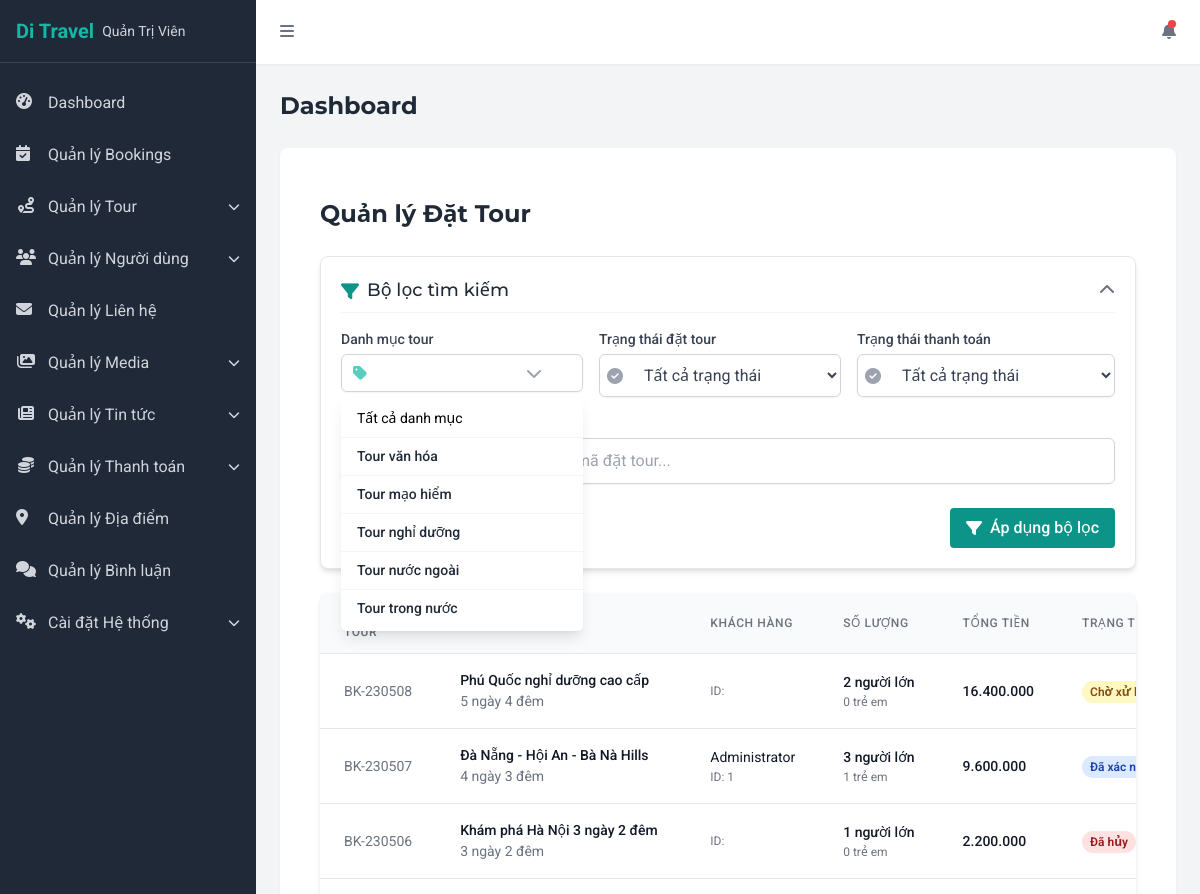
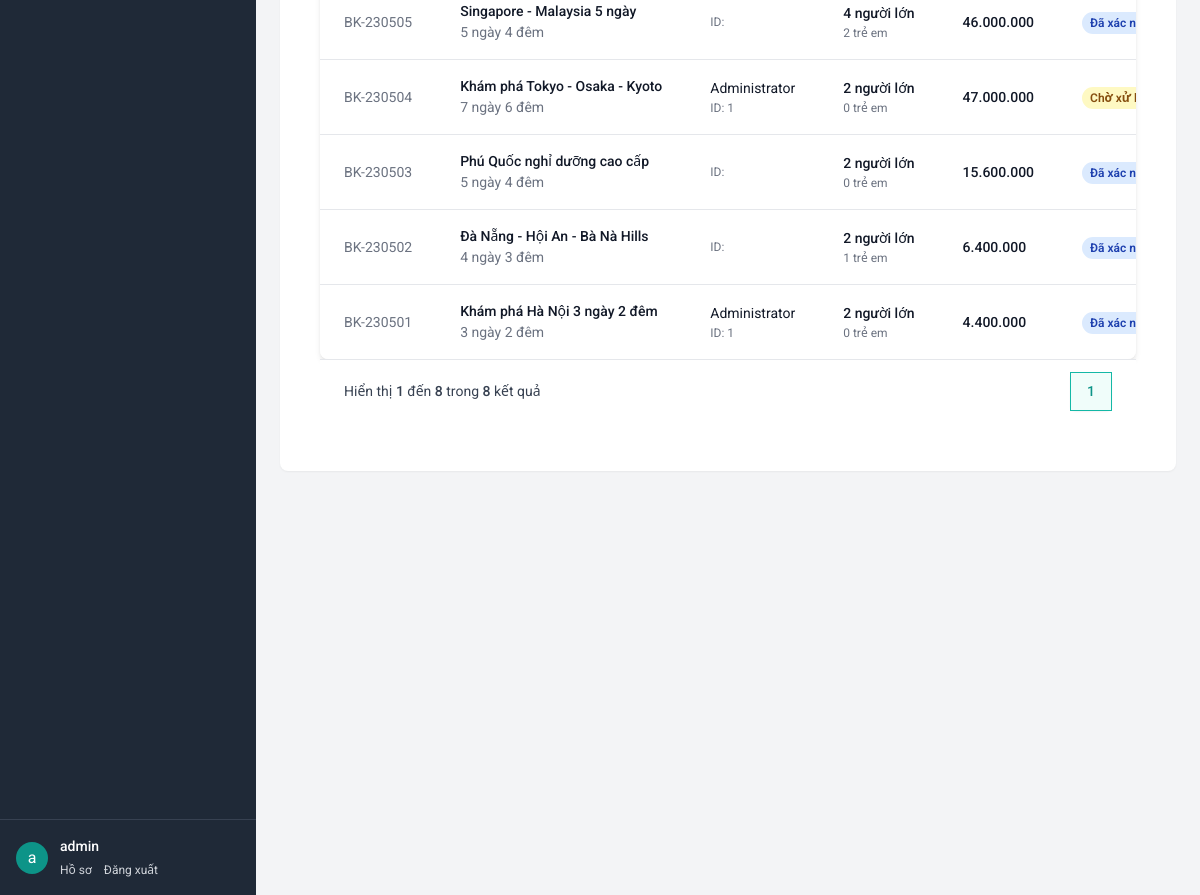
Screenshot of /admin/bookings (signed in) with the database file from the repository (2 pictures, top to bottom).
### tables this page shows
CREATE TABLE IF NOT EXISTS `tour_categories` (
  `id` INT AUTO_INCREMENT PRIMARY KEY,
  `name` VARCHAR(100) NOT NULL,
  `slug` VARCHAR(120) NOT NULL UNIQUE,
  `description` TEXT,
  `image` VARCHAR(255),
  `parent_id` INT,
  `status` ENUM('active', 'inactive') DEFAULT 'active',
  `created_at` TIMESTAMP DEFAULT CURRENT_TIMESTAMP,
  `updated_at` TIMESTAMP DEFAULT CURRENT_TIMESTAMP ON UPDATE CURRENT_TIMESTAMP,
  FOREIGN KEY (`parent_id`) REFERENCES `tour_categories` (`id`) ON DELETE SET NULL
);

CREATE TABLE IF NOT EXISTS `bookings` (
  `id` INT AUTO_INCREMENT PRIMARY KEY,
  `booking_number` VARCHAR(50) NOT NULL UNIQUE,
  `user_id` INT,
  `tour_id` INT NOT NULL,
  `tour_date_id` INT,
  `adults` INT NOT NULL DEFAULT 1,
  `children` INT DEFAULT 0,
  `total_price` DECIMAL(10,2) NOT NULL,
  `status` ENUM('pending', 'confirmed', 'paid', 'cancelled', 'completed') DEFAULT 'pending',
  `payment_status` ENUM('pending', 'paid', 'refunded', 'failed') DEFAULT 'pending',
  `payment_method` VARCHAR(50),
  `transaction_id` VARCHAR(255),
  `special_requirements` TEXT,
  `cancellation_data` JSON DEFAULT NULL,
  `created_at` TIMESTAMP DEFAULT CURRENT_TIMESTAMP,
  `updated_at` TIMESTAMP DEFAULT CURRENT_TIMESTAMP ON UPDATE CURRENT_TIMESTAMP,
  FOREIGN KEY (`user_id`) REFERENCES `users` (`id`) ON DELETE SET NULL,
  FOREIGN KEY (`tour_id`) REFERENCES `tours` (`id`) ON DELETE CASCADE,
  FOREIGN KEY (`tour_date_id`) REFERENCES `tour_dates` (`id`) ON DELETE SET NULL
);

CREATE TABLE IF NOT EXISTS `tours` (
  `id` INT AUTO_INCREMENT PRIMARY KEY,
  `title` VARCHAR(255) NOT NULL,
  `slug` VARCHAR(255) NOT NULL UNIQUE,
  `description` TEXT,
  `content` LONGTEXT,
  `duration` VARCHAR(50),
  `group_size` VARCHAR(50),
  `price` DECIMAL(10,2) NOT NULL,
  `sale_price` DECIMAL(10,2),
  `category_id` INT,
  `location_id` INT,
  `departure_location_id` INT,
  `included` TEXT,
  `excluded` TEXT,
  `itinerary` JSON,
  `meta_title` VARCHAR(255),
  `meta_description` TEXT,
  `status` ENUM('active', 'inactive', 'draft') DEFAULT 'active',
  `featured` BOOLEAN DEFAULT FALSE,
  `views` INT DEFAULT 0,
  `created_by` INT NOT NULL,
  `updated_by` INT,
  `created_at` TIMESTAMP DEFAULT CURRENT_TIMESTAMP,
  `updated_at` TIMESTAMP DEFAULT CURRENT_TIMESTAMP ON UPDATE CURRENT_TIMESTAMP,
  FOREIGN KEY (`category_id`) REFERENCES `tour_categories` (`id`) ON DELETE SET NULL,
  FOREIGN KEY (`location_id`) REFERENCES `locations` (`id`) ON DELETE SET NULL,
  FOREIGN KEY (`departure_location_id`) REFERENCES `locations` (`id`) ON DELETE SET NULL,
  FOREIGN KEY (`created_by`) REFERENCES `users` (`id`),
  FOREIGN KEY (`updated_by`) REFERENCES `users` (`id`) ON DELETE SET NULL
);

CREATE TABLE IF NOT EXISTS `users` (
  `id` INT AUTO_INCREMENT PRIMARY KEY,
  `username` VARCHAR(50) NOT NULL UNIQUE,
  `email` VARCHAR(100) NOT NULL UNIQUE,
  `password` VARCHAR(255) NOT NULL,
  `full_name` VARCHAR(100),
  `phone` VARCHAR(20),
  `address` TEXT,
  `avatar` VARCHAR(255),
  `role_id` INT NOT NULL,
  `status` ENUM('active', 'inactive', 'banned') DEFAULT 'active',
  `email_verified` BOOLEAN DEFAULT FALSE,
  `verification_token` VARCHAR(255),
  `reset_token` VARCHAR(255),
  `reset_token_expires` DATETIME,
  `last_login` DATETIME,
  `created_at` TIMESTAMP DEFAULT CURRENT_TIMESTAMP,
  `updated_at` TIMESTAMP DEFAULT CURRENT_TIMESTAMP ON UPDATE CURRENT_TIMESTAMP,
  FOREIGN KEY (`role_id`) REFERENCES `roles` (`id`)
);

### app/views/admin/booking/index.php (the view, shortened to what the rows shown need)
<div class="content-wrapper">
  <div class="mx-auto py-6 px-4">
    <div class="flex justify-between items-center mb-6">
      <h1 class="text-2xl font-bold text-gray-800">Quản lý Đặt Tour</h1>
    </div>
    <div class="bg-white p-5 rounded-lg shadow-md mb-6 border border-gray-200">
      <div class="flex justify-between items-center mb-4 pb-2 border-b border-gray-100">
        <h3 class="text-lg font-medium text-gray-800 flex items-center">
          <i class="fas fa-filter text-teal-600 mr-2"></i> Bộ lọc tìm kiếm
        </h3>
        <button type="button" id="toggle-filter"
          class="text-gray-500 hover:text-teal-600 focus:outline-none transition-colors duration-150">
          <i class="fas fa-chevron-up"></i>
        </button>
      </div>
      <div id="filter-content">
        <form action="<?= UrlHelper::route('admin/bookings') ?>" method="GET"
          class="grid grid-cols-1 md:grid-cols-3 gap-4">
          <div class="col-span-1">
            <label for="tour_category" class="block text-sm font-medium text-gray-700 mb-1">
              Danh mục tour
            </label>
            <div class="relative" x-data="{ open: false, selected: '<?= $filters['tour_category'] ?? '' ?>' }">
              <button type="button" @click="open = !open"
                class="w-full flex items-center justify-between rounded-md border border-gray-300 shadow-sm focus:border-teal-500 focus:ring-2 focus:ring-teal-500 focus:ring-opacity-30 pl-10 pr-10 py-2.5 text-gray-700 bg-white hover:border-gray-400 transition-all duration-200">
                <i class="fas fa-chevron-down text-gray-400" :class="{ 'transform rotate-180': open }"></i>
              </button>
              <div class="absolute inset-y-0 left-0 pl-3 flex items-center pointer-events-none">
              </div>
              <div x-show="open" @click.away="open = false"
                class="absolute z-10 mt-1 w-full bg-white shadow-lg max-h-60 rounded-md py-1 overflow-auto scrollbar scrollbar-thin scrollbar-thumb-gray-300 scrollbar-track-gray-100"
                x-transition:enter="transition ease-out duration-100"
                x-transition:enter-start="transform opacity-0 scale-95"
                x-transition:enter-end="transform opacity-100 scale-100"
                x-transition:leave="transition ease-in duration-75"
                x-transition:leave-start="transform opacity-100 scale-100"
                x-transition:leave-end="transform opacity-0 scale-95">
                <div @click="selected = ''; open = false" class="px-4 py-2 text-sm hover:bg-gray-100 cursor-pointer">
                  Tất cả danh mục
                </div>
                <?php foreach ($parentCategories as $parent): ?>
                  <div @click="selected = '<?= $parent['id'] ?>'; open = false"
                    class="px-4 py-2 text-sm hover:bg-gray-100 cursor-pointer font-medium text-gray-800 border-t border-gray-100"
                    data-value="<?= $parent['id'] ?>">
                    <?= htmlspecialchars($parent['name']) ?>
                  </div>
                <?php endforeach; ?>
              </div>
            </div>
          </div>
          <div class="col-span-1">
            <label for="status" class="block text-sm font-medium text-gray-700 mb-1">
              Trạng thái đặt tour
            </label>
            <div class="relative">
              <select id="status" name="status"
                class="w-full rounded-md border border-gray-300 shadow-sm focus:border-teal-500 focus:ring-2 focus:ring-teal-500 focus:ring-opacity-30 pl-10 pr-10 py-2.5 text-gray-700 placeholder-gray-400 hover:border-gray-400 transition-all duration-200 bg-white bg-opacity-95">
                <option value="">Tất cả trạng thái</option>
              </select>
              <div class="absolute inset-y-0 left-0 pl-2 flex items-center pointer-events-none">
              </div>
            </div>
          </div>
          <div class="col-span-2">
            <label for="status" class="block text-sm font-medium text-gray-700 mb-1">
              Trạng thái thanh toán
            </label>
            <div class="relative">
              <select id="payment_status" name="payment_status"
                class="w-full rounded-md border border-gray-300 shadow-sm focus:border-teal-500 focus:ring-2 focus:ring-teal-500 focus:ring-opacity-30 pl-10 pr-10 py-2.5 text-gray-700 placeholder-gray-400 hover:border-gray-400 transition-all duration-200 bg-white bg-opacity-95">
                <option value="">Tất cả trạng thái</option>
              </select>
              <div class="absolute inset-y-0 left-0 pl-2 flex items-center pointer-events-none">
              </div>
            </div>
          </div>
          <div class="col-span-4">
            <label for="search" class="block text-sm font-medium text-gray-700 mb-1">
            </label>
            <div class="relative">
              <input type="text" id="search" name="search" value="<?= htmlspecialchars($filters['search'] ?? '') ?>"
                placeholder="Nhập tên khách hàng hoặc mã đặt tour..."
                class="w-full rounded-md border border-gray-300 shadow-sm focus:border-teal-500 focus:ring-2 focus:ring-teal-500 focus:ring-opacity-30 pl-10 pr-10 py-2.5 text-gray-700 placeholder-gray-400 hover:border-gray-400 transition-all duration-200 bg-white bg-opacity-95">
              <div class="absolute inset-y-0 left-0 pl-3 flex items-center pointer-events-none">
              </div>
            </div>
          </div>
          <div class="col-span-4 flex justify-end space-x-2 mt-2">
            <button type="submit"
              class="bg-teal-600 hover:bg-teal-700 text-white font-medium py-2 px-4 rounded transition-colors duration-150 flex items-center">
              <i class="fas fa-filter mr-2"></i> Áp dụng bộ lọc
            </button>
          </div>
        </form>
      </div>
    </div>
    <div class="bg-white shadow-md rounded-lg overflow-hidden w-full">
      <div class="overflow-x-auto">
        <table class="booking-table min-w-full divide-y divide-gray-200">
          <thead class="bg-gray-50">
            <tr>
              <th scope="col" class="px-6 py-3 text-left text-xs font-medium text-gray-500 uppercase tracking-wider">
                Mã đặt tour
              </th>
              <th scope="col" class="px-6 py-3 text-left text-xs font-medium text-gray-500 uppercase tracking-wider">
              </th>
              <th scope="col" class="px-6 py-3 text-left text-xs font-medium text-gray-500 uppercase tracking-wider">
                Khách hàng
              </th>
              <th scope="col" class="px-6 py-3 text-left text-xs font-medium text-gray-500 uppercase tracking-wider">
                Số lượng
              </th>
              <th scope="col" class="px-6 py-3 text-left text-xs font-medium text-gray-500 uppercase tracking-wider">
                Tổng tiền
              </th>
              <th scope="col" class="px-6 py-3 text-left text-xs font-medium text-gray-500 uppercase tracking-wider">
                Trạng thái
              </th>
            </tr>
          </thead>
          <tbody class="bg-white divide-y divide-gray-200">
            <?php foreach ($bookings['items'] as $item): ?>
              <tr>
                <td class="px-6 py-4 whitespace-nowrap text-sm text-gray-500">
                  <?= $item["booking_number"] ?>
                </td>
                <td class="px-6 py-4 whitespace-nowrap">
                  <div class="text-sm font-medium text-gray-900"><?= $item["tour_title"] ?></div>
                  <div class="text-sm text-gray-500"><?= $item["duration"] ?></div>
                </td>
                <td class="px-6 py-4 whitespace-nowrap">
                  <div class="text-sm text-gray-900"><?= $item["customer_name"] ?></div>
                  <div class="text-xs text-gray-500">ID: <?= $item["customer_id"] ?></div>
                </td>
                <td class="px-6 py-4 whitespace-nowrap">
                  <div class="text-sm font-medium text-gray-900"><?= $item["adults"] ?> người lớn</div>
                  <div class="text-xs text-gray-500"><?= $item["children"] ?> trẻ em</div>
                </td>
                <td class="px-6 py-4 whitespace-nowrap">
                  <div class="text-sm font-medium text-gray-900"><?= FormatHelper::formatCurrency($item["tour_price"]) ?>
                  </div>
                </td>
                <td class="px-6 py-4 whitespace-nowrap">
                  <?= renderBookingStatus($item["booking_status"]) ?>
                </td>
              </tr>
            <?php endforeach; ?>
          </tbody>
        </table>
      </div>
    </div>
    <div class="bg-white px-4 py-3 flex items-center justify-between border-t border-gray-200 sm:px-6">
      <div class="hidden sm:flex-1 sm:flex sm:items-center sm:justify-between">
        <div>
          <p class="text-sm text-gray-700">
            Hiển thị
            <span class="font-medium"><?= $bookings['pagination']['from'] ?></span>
            đến
            <span class="font-medium"><?= $bookings['pagination']['to'] ?></span>
            trong
            <span class="font-medium"><?= $bookings['pagination']['total'] ?></span>
            kết quả
          </p>
        </div>
        <div>
          <nav class="relative z-0 inline-flex rounded-md shadow-sm -space-x-px" aria-label="Pagination">
            <?php for ($i = 1; $i <= $bookings['pagination']['total_pages']; $i++): ?>
              <a href="<?= UrlHelper::route('admin/bookings?page=' . $i) ?>" class="relative inline-flex items-center px-4 py-2 border text-sm font-medium
              <?= (int)$i === (int)$bookings['pagination']['current_page']
                ? 'z-10 bg-teal-50 border-teal-500 text-teal-600 font-bold'
                : 'text-gray-700 bg-white border-gray-300 hover:bg-gray-50' ?>">
                <?= $i ?>
              </a>
            <?php endfor; ?>
          </nav>
        </div>
      </div>
    </div>
  </div>
</div>
<?php
function renderBookingStatus($status)
{
  switch (strtolower($status)) {
    case 'pending':
      return '<span class="px-2 py-1 text-xs font-semibold rounded-full bg-yellow-100 text-yellow-800">Chờ xử lý</span>';
    case 'confirmed':
      return '<span class="px-2 py-1 text-xs font-semibold rounded-full bg-blue-100 text-blue-800">Đã xác nhận</span>';
    case 'cancelled':
      return '<span class="px-2 py-1 text-xs font-semibold rounded-full bg-red-100 text-red-800">Đã hủy</span>';
  }
}
?>

### rows the page displays
tour_categories: $parent['id'] 5 (drawn), name "Tour văn hóa"
tour_categories: $parent['id'] 4 (drawn), name "Tour mạo hiểm"
tour_categories: $parent['id'] 3 (drawn), name "Tour nghỉ dưỡng"
tour_categories: $parent['id'] 2 (drawn), name "Tour nước ngoài"
tour_categories: $parent['id'] 1 (drawn), name "Tour trong nước"
bookings: booking_number "BK-230508", tour.title "Phú Quốc nghỉ dưỡng cao cấp", tour.duration "5 ngày 4 đêm", adults "2", children "0", total_price "16.400.000", status "Chờ xử…"
bookings: booking_number "BK-230507", tour.title "Đà Nẵng - Hội An - Bà Nà Hills", tour.duration "4 ngày 3 đêm", user.full_name "Administrator", user "1", adults "3", children "1", total_price "9.600.000", status "Đã xác…"
bookings: booking_number "BK-230506", tour.title "Khám phá Hà Nội 3 ngày 2 đêm", tour.duration "3 ngày 2 đêm", adults "1", children "0", total_price "2.200.000", status "Đã hủy"
bookings: booking_number "BK-230505", tour.title "Singapore - Malaysia 5 ngày", tour.duration "5 ngày 4 đêm", adults "4", children "2", total_price "46.000.000", status "Đã xác…"
bookings: booking_number "BK-230504", tour.title "Khám phá Tokyo - Osaka - Kyoto", tour.duration "7 ngày 6 đêm", user.full_name "Administrator", user "1", adults "2", children "0", total_price "47.000.000", status "Chờ xử…", tour_date "8"
bookings: booking_number "BK-230503", tour.title "Phú Quốc nghỉ dưỡng cao cấp", tour.duration "5 ngày 4 đêm", adults "2", children "0", total_price "15.600.000", status "Đã xác…"
bookings: booking_number "BK-230502", tour.title "Đà Nẵng - Hội An - Bà Nà Hills", tour.duration "4 ngày 3 đêm", adults "2", children "1", total_price "6.400.000", status "Đã xác…"
bookings: booking_number "BK-230501", tour.title "Khám phá Hà Nội 3 ngày 2 đêm", tour.duration "3 ngày 2 đêm", user.full_name "Administrator", user "1", adults "2", children "0", total_price "4.400.000", status "Đã xác…"

### other values shown
substr($_SESSION['username'] ?? 'A', 0, 1) "a"
$_SESSION['username'] "admin"
$pageTitle "Dashboard"
$bookings['pagination']['from'] "1"
